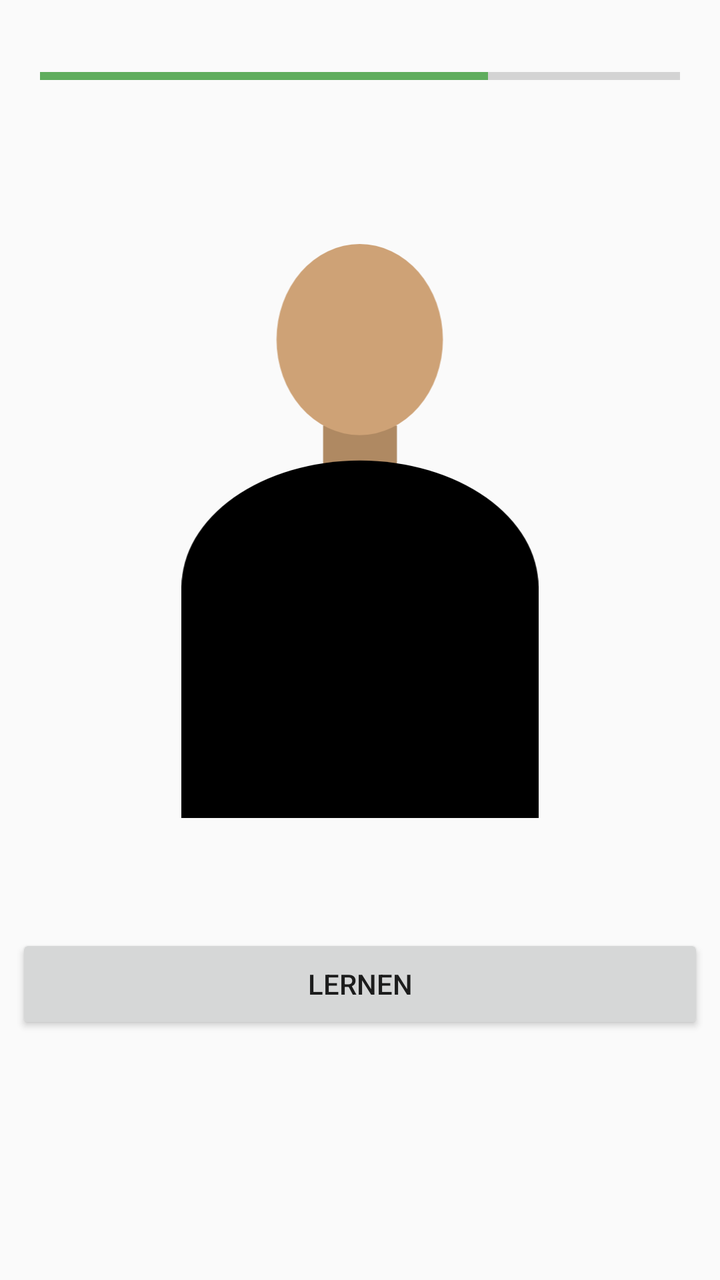
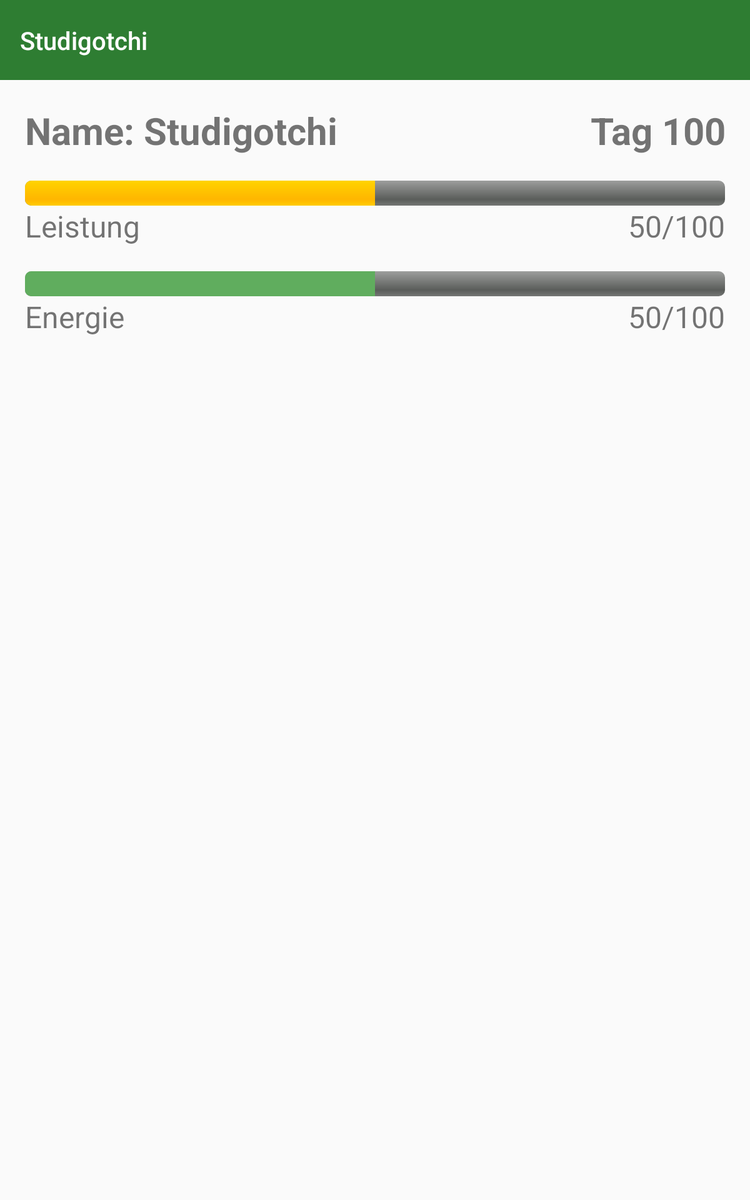

Compare how this app lays out the same screen by default and in its alternative resource folder. The renders come first, then the two layout files and the values they reference.
<!-- AndroidManifest.xml: application theme AppTheme -->
<!-- res/layout/activity_main.xml -->
<?xml version="1.0" encoding="utf-8"?>
<LinearLayout xmlns:android="http://schemas.android.com/apk/res/android"
    xmlns:tools="http://schemas.android.com/tools"
    android:layout_width="match_parent"
    android:layout_height="match_parent"
    android:orientation="vertical"
    tools:context=".MainActivity">

    <ProgressBar
        style="@style/Widget.AppCompat.ProgressBar.Horizontal"
        android:layout_width="match_parent"
        android:layout_height="36dp"
        android:layout_margin="20dp"
        android:progress="70" />


    <TextView
        android:id="@+id/studiName"
        android:layout_width="282dp"
        android:layout_height="46dp" />

    <ImageView
        android:id="@+id/imageView_studi"
        android:layout_width="296dp"
        android:layout_height="287dp"
        android:layout_gravity="center_horizontal"
        android:src="@drawable/ic_studi_idle" />

    <TextView
        android:id="@+id/textView_date"
        android:layout_width="334dp"
        android:layout_height="18dp"
        android:layout_margin="20dp" />

    <Button
        android:id="@+id/button_learn"
        android:layout_width="344dp"
        android:layout_height="50dp"
        android:layout_gravity="center_horizontal"
        android:text="@string/learn" />

</LinearLayout>
<!-- resources referenced by this layout -->
<resources>
  <!-- drawable ic_studi_idle (drawable) -->
  <vector xmlns:android="http://schemas.android.com/apk/res/android"
      android:width="556dp"
      android:height="894.31dp"
      android:viewportWidth="556"
      android:viewportHeight="894.31">
      <path
          android:pathData="M220.52,282.71h114.97v150.78h-114.97z"
          android:fillColor="#AF8962" />
      <path
          android:fillColor="#FF000000"
          android:pathData="M0,534.33a278,196.96 0,1 0,556 0a278,196.96 0,1 0,-556 0z" />
      <path
          android:fillColor="#FF000000"
          android:pathData="M0,534.33h556v359.99h-556z" />
      <path
          android:pathData="M147.95,148.89a129.58,148.89 0,1 0,259.16 0a129.58,148.89 0,1 0,-259.16 0z"
          android:fillColor="#CEA276" />
  </vector>
  <string name="learn">Lernen</string>
  <style name="AppTheme" parent="Theme.AppCompat.Light.DarkActionBar">
          
          <item name="colorPrimary">@color/colorPrimary</item>
          <item name="colorPrimaryDark">@color/colorPrimaryDark</item>
          <item name="colorAccent">@color/colorAccent</item>
      </style>
  <color name="colorPrimary">#2e7d32</color>
  <color name="colorPrimaryDark">#005005</color>
  <color name="colorAccent">#60ad5e</color>
</resources>
<!-- res/layout-sw600dp/activity_main.xml (the repository's variant of the layout above) -->
<!-- drawn on a 7-inch tablet held upright -->
<?xml version="1.0" encoding="utf-8"?>
<LinearLayout xmlns:android="http://schemas.android.com/apk/res/android"
    xmlns:app="http://schemas.android.com/apk/res-auto"
    xmlns:tools="http://schemas.android.com/tools"
    android:layout_width="match_parent"
    android:layout_height="match_parent"
    android:fitsSystemWindows="true"
    android:orientation="vertical"
    tools:context=".MainActivity">

    <androidx.appcompat.widget.Toolbar
        android:id="@+id/toolbar"
        android:layout_width="match_parent"
        android:layout_height="wrap_content"
        android:background="?attr/colorPrimary"
        android:minHeight="?attr/actionBarSize"
        app:title="Studigotchi"
        app:titleTextColor="@android:color/white" />

    <LinearLayout
        android:layout_width="match_parent"
        android:layout_height="wrap_content"
        android:layout_margin="20dp"
        android:orientation="horizontal">

        <TextView
            android:layout_width="wrap_content"
            android:layout_height="match_parent"
            android:text="Name: "
            android:textSize="30sp"
            android:textStyle="bold" />

        <TextView
            android:id="@+id/tv_studi_name"
            android:layout_width="0dp"
            android:layout_height="match_parent"
            android:layout_weight="1"
            android:text="Studigotchi"
            android:textSize="30sp"
            android:textStyle="bold" />


        <TextView
            android:id="@+id/tv_studientage"
            android:layout_width="0dp"
            android:layout_height="match_parent"
            android:layout_weight="1"
            android:textAlignment="textEnd"
            android:textSize="30sp"
            android:textStyle="bold"
            tools:text="Tag 100" />

    </LinearLayout>


    <ProgressBar
        android:id="@+id/pbHorizontal"
        style="@android:style/Widget.ProgressBar.Horizontal"
        android:layout_width="fill_parent"
        android:layout_height="wrap_content"
        android:layout_marginLeft="20dp"
        android:layout_marginRight="20dp"
        android:max="100"
        android:progress="50" />

    <LinearLayout
        android:layout_width="match_parent"
        android:layout_height="wrap_content"
        android:orientation="horizontal"
        android:layout_marginLeft="20dp"
        android:layout_marginRight="20dp">

        <TextView
            android:layout_width="wrap_content"
            android:layout_height="wrap_content"
            android:layout_weight="1"
            android:text="Leistung"
            android:textSize="24sp" />

        <TextView
            android:id="@+id/pbLearnText"
            android:layout_width="wrap_content"
            android:layout_height="wrap_content"
            android:layout_weight="1"
            android:textAlignment="textEnd"
            android:textSize="24sp"
            tools:text="50/100" />
    </LinearLayout>

    <ProgressBar
        android:id="@+id/pbEnergy"
        style="@android:style/Widget.ProgressBar.Horizontal"
        android:layout_width="fill_parent"
        android:layout_height="wrap_content"
        android:layout_marginLeft="20dp"
        android:layout_marginTop="20dp"
        android:layout_marginRight="20dp"
        android:max="100"
        android:progress="50"
        android:progressTint="@color/colorAccent" />

    <LinearLayout
        android:layout_width="match_parent"
        android:layout_height="wrap_content"
        android:orientation="horizontal"
        android:layout_marginLeft="20dp"
        android:layout_marginRight="20dp">

        <TextView
            android:layout_width="wrap_content"
            android:layout_height="wrap_content"
            android:layout_weight="1"
            android:text="Energie"
            android:textSize="24sp" />

        <TextView
            android:id="@+id/pbEnergyText"
            android:layout_width="wrap_content"
            android:layout_height="wrap_content"
            android:layout_weight="1"
            android:textAlignment="textEnd"
            android:textSize="24sp"
            tools:text="50/100" />
    </LinearLayout>

    <ImageView
        android:id="@+id/imageView_studi"
        android:layout_width="464dp"
        android:layout_height="746dp"
        android:layout_gravity="center_horizontal"
        android:layout_marginTop="20dp"
        android:layout_marginBottom="20dp" />


    <LinearLayout
        android:layout_width="match_parent"
        android:layout_height="135dp"
        android:layout_gravity="center"
        android:layout_margin="10dp"
        android:layout_marginTop="0dp"
        android:orientation="horizontal">

        <ImageButton
            android:id="@+id/button_learn"
            android:layout_width="wrap_content"
            android:layout_height="match_parent"
            android:layout_gravity="center_horizontal"
            android:layout_margin="5dp"
            android:layout_weight="1"
            android:scaleType="fitCenter"
            android:src="@drawable/ic_learn" />

        <ImageButton
            android:id="@+id/button_feed"
            android:layout_width="wrap_content"
            android:layout_height="match_parent"
            android:layout_gravity="center_horizontal"
            android:layout_margin="5dp"
            android:layout_weight="1"
            android:scaleType="fitCenter"
            android:src="@drawable/ic_eat" />

        <ImageButton
            android:id="@+id/button_sleep"
            android:layout_width="wrap_content"
            android:layout_height="match_parent"
            android:layout_gravity="center_horizontal"
            android:layout_margin="5dp"
            android:layout_weight="1"
            android:scaleType="fitCenter"
            android:src="@drawable/ic_sleep" />

        <ImageButton
            android:id="@+id/button_party"
            android:layout_width="wrap_content"
            android:layout_height="match_parent"
            android:layout_gravity="center_horizontal"
            android:layout_margin="5dp"
            android:layout_weight="1"
            android:scaleType="fitCenter"
            android:src="@drawable/ic_party" />
    </LinearLayout>
</LinearLayout>
<!-- resources referenced by the variant -->
<!-- as a 7-inch tablet held upright resolves them -->
<resources>
  <color name="colorAccent">#60ad5e</color>
  <!-- drawable ic_eat: vector/xml drawable (drawable, 10191 chars, omitted) -->
  <!-- drawable ic_learn: vector/xml drawable (drawable, 3804 chars, omitted) -->
  <!-- drawable ic_party: vector/xml drawable (drawable, 10878 chars, omitted) -->
  <!-- drawable ic_sleep: vector/xml drawable (drawable, 2673 chars, omitted) -->
  <style name="AppTheme" parent="Theme.AppCompat.Light.DarkActionBar">
          
          <item name="colorPrimary">@color/colorPrimary</item>
          <item name="colorPrimaryDark">@color/colorPrimaryDark</item>
          <item name="colorAccent">@color/colorAccent</item>
      </style>
  <color name="colorPrimary">#2e7d32</color>
  <color name="colorPrimaryDark">#005005</color>
</resources>
